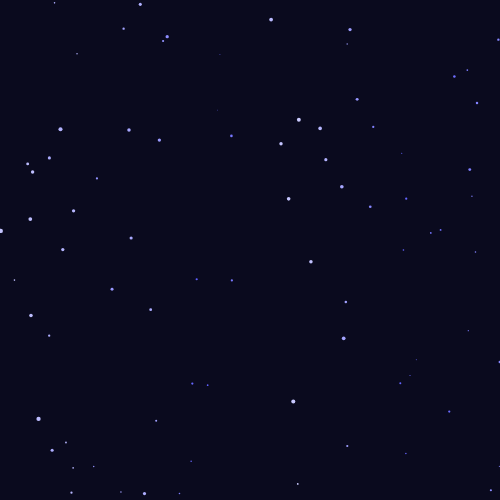
Frame 1 (no input)
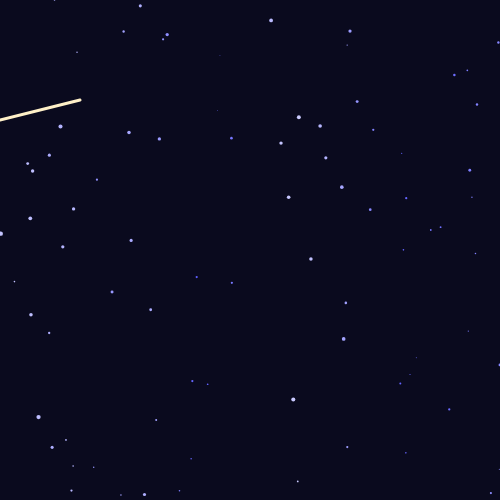
Frame 60 (no input)
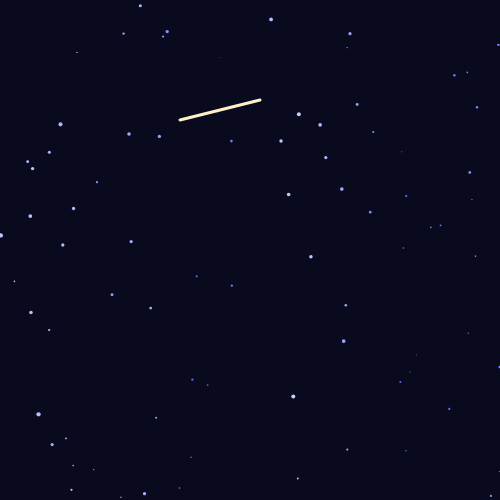
Frame 120 (the mouse pressed at the canvas centre since frame 60)

The p5.js sketch that drew these frames (run headless with seeded random() and noise() and a simulated clock; from frame 60 on, the mouse is pressed at the canvas centre):

// p5.js sketch
// ── sketch.js
let stars = []; // 星の情報を保存する配列
let noiseOffset = 0; // ノイズ関数の時間的オフセット

function setup() {
  createCanvas(500, 500); // 星空を描くキャンバス

  for (let i = 0; i < 80; i++) {
    stars.push({
      x: random(width), // 星のx座標
      y: random(height), // 星のy座標
      size: random(2, 6), // 星の大きさ
      speed: random(0.002, 0.01) // ノイズを進める速度
    });
  }
}

function draw() {
  background(10, 10, 30); // 夜空の色

  noStroke();
  fill(255);

  for (const star of stars) {
    const n = noise(noiseOffset * star.speed, star.x * 0.01); // ノイズ値を取得
    const twinkle = map(n, 0, 1, 0.3, 1); // 0.3〜1.0へマッピング
    const glow = twinkle * 255; // 明るさを0〜255へ変換

    fill(glow, glow, 255); // 青白い光
    const yOffset = sin(frameCount * 0.01 + star.x * 0.05) * 5; // ゆらゆら上下に揺れるオフセット
    circle(star.x, star.y + yOffset, star.size * twinkle); // 星を描画
  }

  noiseOffset += 0.01; // 時間を進める

  stroke(255, 240, 200); // 流れ星の色
  strokeWeight(3);
  const streakX = (frameCount * 3) % (width + 200) - 100; // 右から左へ動く位置
  line(streakX, height * 0.2, streakX - 80, height * 0.2 + 20); // 流れ星を描画
}
